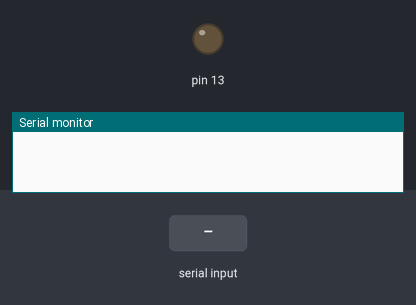
Simulated run of this sketch. Board: Arduino Uno, built with avr-gcc and run on an emulated ATmega328P. On the bench: output pins drawn as LEDs (lit = HIGH), the last lines printed to the serial monitor. The test bench sets the inputs (shaded band).

Above: at 1.2 s.
1.3 s: "s" received over Serial
At 2.1 s:
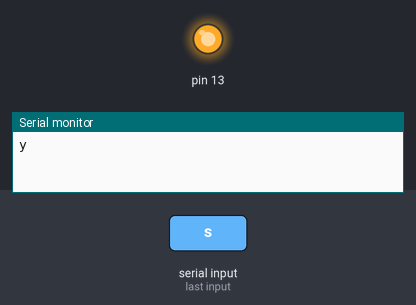
Timing chart, 0 to 4.3 s (numbered marks = the images above; inputs shaded):
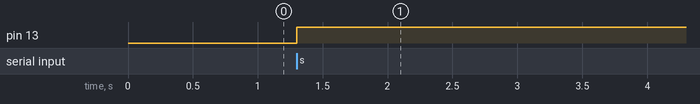

Measured:
- after the input at 1.3 s, pin 13: LOW → HIGH at once

The sketch:

arduino.ino
```cpp
void setup()
{
  pinMode(13,OUTPUT);
  digitalWrite(13,LOW);
  Serial.begin(9600);
}

void loop()
{
  if(Serial.available() > 0)
  {
    if(Serial.read() == 's')
    {
      Serial.write('y');
      digitalWrite(13,HIGH);
      delay(2000);
    }
  }

}
```
